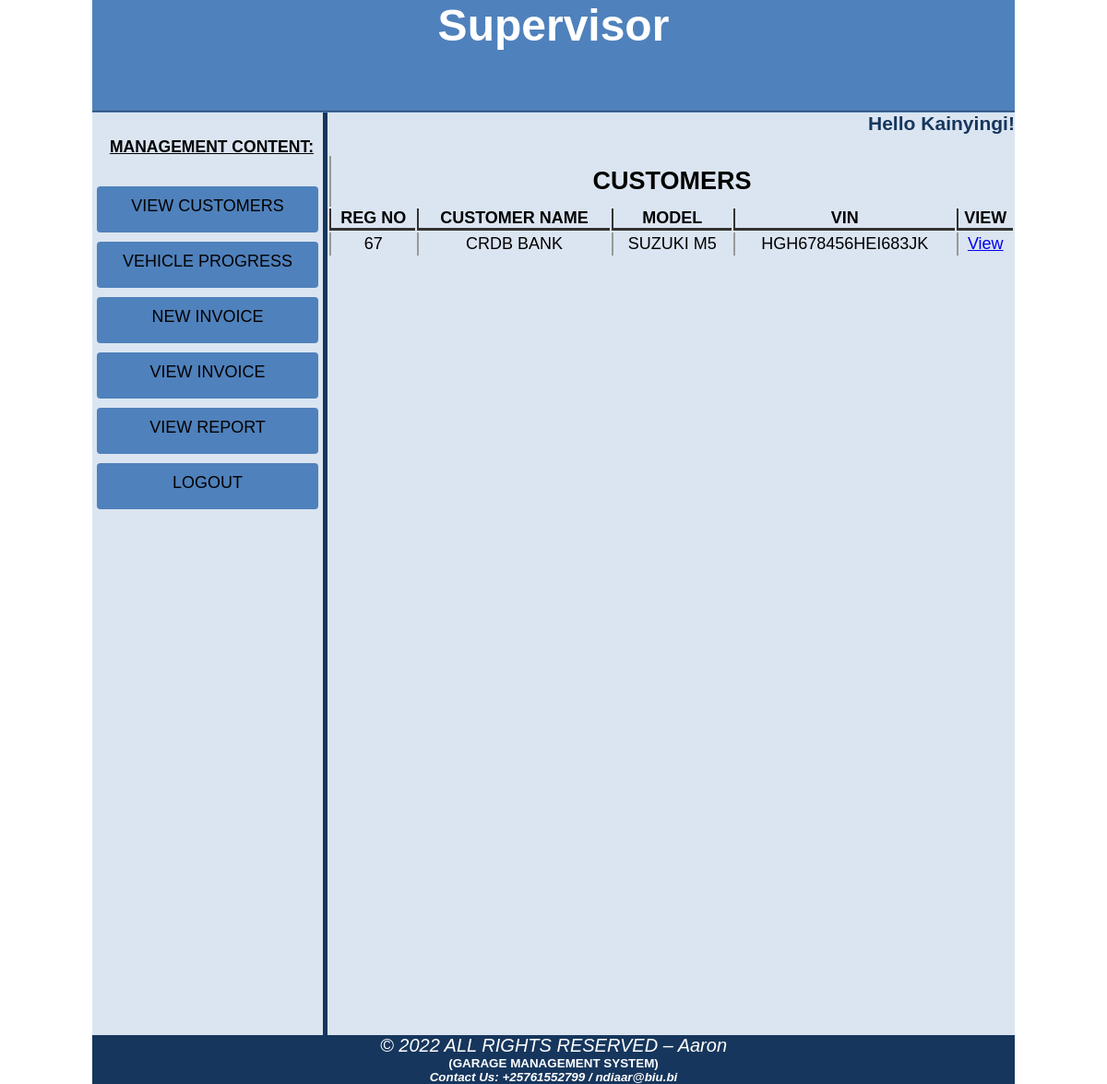
/bursar/index.php?view_all_customers (signed in), run on the app's committed database.
### tables this page shows
CREATE TABLE `customer_details` (
  `reg_no` int(11) NOT NULL,
  `d_fname` varchar(50) NOT NULL,
  `d_lname` varchar(50) NOT NULL,
  `customer_name` varchar(50) NOT NULL,
  `mobile` varchar(50) NOT NULL,
  `office_tel` varchar(100) NOT NULL,
  `email_fax` varchar(100) NOT NULL,
  `model` varchar(100) NOT NULL,
  `engine` varchar(50) NOT NULL,
  `vin` varchar(50) NOT NULL,
  `work_carry` varchar(250) NOT NULL,
  `demage_found` varchar(250) NOT NULL,
  `accessories` varchar(250) NOT NULL,
  `car_received` varchar(100) NOT NULL,
  `mileage_covered` varchar(50) NOT NULL,
  `date_received` datetime NOT NULL
);

### bursar/includes/view_all_customers.php (the view, shortened to what this page needs)
<?php
if(!isset($_SESSION['b_lname'])){
	echo "<script>window.open('../login.php?not_authorize=<h3>Authentication failure! Please Contact Your System Admin.</h3>','_self')</script>";
}
else {
?>
<!doctype html>
<html>
<head>
</head>
<body>
<br/>
<table align="center" bgcolor="#dbe5f1" width="745">
	<tr>
		<td colspan="10" align="center" bgcolor="#dbe5f1"><h2>CUSTOMERS</h2></td>
	</tr>
	<tr>
		<th>REG NO</th>
		<th>CUSTOMER NAME</th>
		<th>MODEL</th>
		<th>VIN</th>
		<th>VIEW</th>
	</tr>
<?php
include ("db_con.php");
	$get_customer_details = "select * from customer_details";
	$run_customer_details = mysqli_query($con, $get_customer_details);
	while ($row_customer_details = mysqli_fetch_array($run_customer_details, MYSQLI_ASSOC)){
		$reg_no = $row_customer_details['reg_no'];
		$customer_name = $row_customer_details['customer_name'];
		$model = $row_customer_details['model'];
		$vin = $row_customer_details['vin'];
?>
   <tr align="center">
	    <td><?php echo  $reg_no ?></td>
	    <td><?php echo $customer_name; ?></td>
	    <td><?php echo $model; ?></td>
	    <td><?php echo $vin; ?></td>
	    <td><a href="index.php?edit_customer=<?php echo $reg_no; ?>">View</a></td>
  </tr>
<?php } ?>
</table>
</body>
</html>
<?php } ?>

### bursar/style.css (style rules this page uses)
html, body, div, span, applet, object, iframe, h1, h2, h3, h4, h5, h6, p, blockquote, pre, a, abbr, acronym, address, big, cite, code, del, dfn, em, img, ins, kbd, q, s, samp, small, strike, strong, sub, sup, tt, var, b, u, i, center, dl, dt, dd, ol, ul, li, fieldset, form, label, legend, table, caption, tbody, tfoot, thead, tr, th, td, article, aside, canvas, details, embed, figure, figcaption, footer, header, hgroup, menu, nav, output, ruby, section, summary, time, mark, audio, video { margin: 0; padding: 0; border: 0; vertical-align: baseline; }
body { background-color:white; font-family: "Century Gothic", CenturyGothic, Geneva, AppleGothic, sans-serif; }

### bursar/includes/view_all_customers.php (style rules this page uses)
th, td, tr, table { padding: 0; margin: 0; }
th { border-left:2px solid #333; border-bottom: 3px solid #333; }
td { padding: 2px; border-left: 2px solid #999; }
h2 { padding: 10px; }

### data on the page
customer_details: reg_no "67", customer_name "CRDB BANK", model "SUZUKI M5", vin "HGH678456HEI683JK"

### other printed values
$_SESSION['b_lname'] "Kainyingi"
